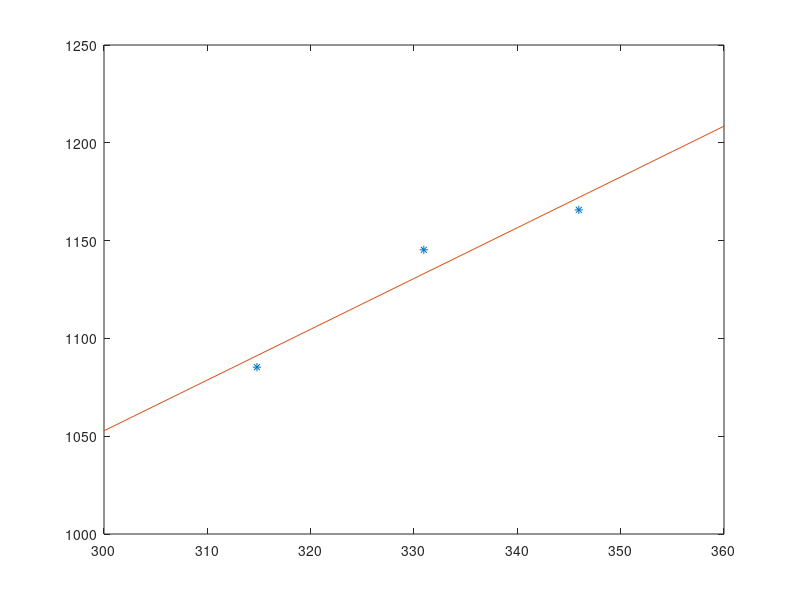

Source code (MATLAB):
%参数
cpm=[1085.3,1145.3,1165.7];
t2=[58.3,90.6,120.6];
t1=[25,25,25];
T2=t2+273.15;
T1=t1+273.15;
Tm=0.5*(T2+T1);

%拟合
p=polyfit(Tm,cpm,1);
x=300:5:360;
y=polyval(p,x);

%画图
plot(Tm,cpm,'*',x,y);
